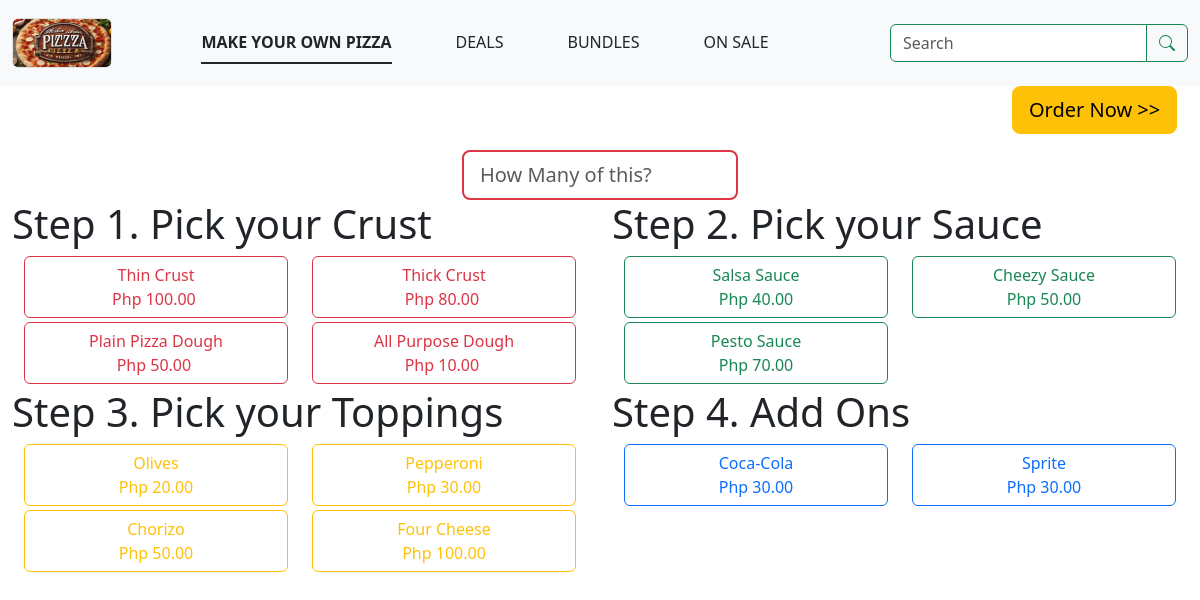
Page /users/index.php on the earlier database version.
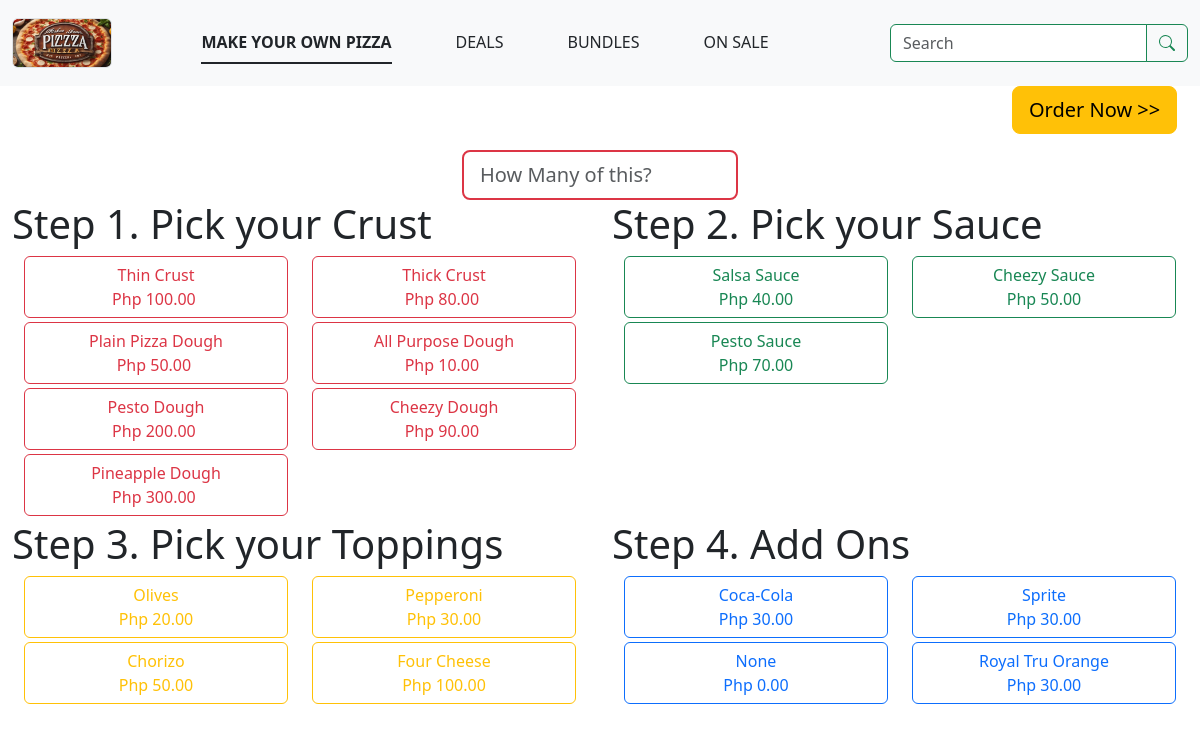
Same page on the later database version.
### tables this page shows
CREATE TABLE `ingredients` (
  `ingredient_id` int(11) NOT NULL,
  `ingredient_name` varchar(100) NOT NULL,
  `step_id` int(11) NOT NULL,
  `price_amt` decimal(6,2) NOT NULL,
  `ingredient_description` text NOT NULL,
  `ingredient_img` varchar(100) NOT NULL
);

### users/index.php (the view, shortened to what this page needs)
<?php include_once("../db.php");
?>
<html>
<head>
    <link rel="stylesheet" href="../css/bootstrap.css">
    <link rel="stylesheet" href="../my.css">
</head>
<body id="home-page">
<div class="container-fluid">
     <div class="row">
            <?php require("nav.php");?>
     </div>
            <?php
if(!isset($_GET['process_order'])){
?>
<form action="index.php" method="get">
     <div class="row">
         <div class="col-10"></div>
         <div class="col-2">
             <input type="submit" name="process_order" class="btn btn-lg btn-warning mb-3" value="Order Now >>">
         </div>
     </div>
      <div class="row justify-content-center">
          <div class="col-3">
              <input type="text" class="form-control-lg border border-2 border-danger form-control" name="order_qty" placeholder="How Many of this?" required>
          </div>
      </div>
      <div class="row">
          <div class="col-lg-6 col-sm-12">
              <h4 class="display-6">Step 1. Pick your Crust</h4>
                  <div class="container-fluid">
                      <div class="row">
                          <?php
                          $sql_get_ingredient = "SELECT * FROM `ingredients` where `step_id` = '1'";
                          $get_result = mysqli_query($conn,$sql_get_ingredient);
                          if(mysqli_num_rows($get_result) > 0 ){
                              while($step1 = mysqli_fetch_assoc($get_result)){
                                 ?>
                                 <div class="col-6">
                                        <label class="btn col-12 btn-outline-danger mb-1" for="<?php echo $step1['ingredient_id'];?>">
                                           <?php echo $step1['ingredient_name'] . "<br>";?>
                                           <?php echo "Php " . number_format($step1['price_amt'],2);?>
                                        </label>
                                  </div>
                                  <?php
                              }
                          }
                          ?>
                      </div>
                  </div>
          </div>
          <div class="col-lg-6 col-sm-12">
              <h4 class="display-6">Step 2. Pick your Sauce</h4>
                <div class="container-fluid">
                          <div class="row">
                               <?php
                          $sql_get_ingredient = "SELECT * FROM `ingredients` where `step_id` = '2'";
                          $get_result = mysqli_query($conn,$sql_get_ingredient);
                          if(mysqli_num_rows($get_result) > 0 ){
                              while($step2 = mysqli_fetch_assoc($get_result)){
                                 ?>
                                  <div class="col-6">
                                        <label class="btn col-12  btn-outline-success mb-1" for="<?php echo $step2['ingredient_id'];?>">
                                           <?php echo $step2['ingredient_name'] . "<br>";?>
                                           <?php echo "Php " . number_format($step2['price_amt'],2);?>
                                        </label>
                                  </div>
                                  <?php
                              }
                          }
                          ?>
                          </div>
                      </div>
          </div>
          <div class="col-lg-6 col-sm-12">
              <h4 class="display-6">Step 3. Pick your Toppings</h4>
               <div class="container-fluid">
                          <div class="row">
                               <?php
                          $sql_get_ingredient = "SELECT * FROM `ingredients` where `step_id` = '3'";
                          $get_result = mysqli_query($conn,$sql_get_ingredient);
                          if(mysqli_num_rows($get_result) > 0 ){
                              while($step3 = mysqli_fetch_assoc($get_result)){
                                 ?>
                                  <div class="col-6">
                                        <label class="btn col-12  btn-outline-warning mb-1" for="<?php echo $step3['ingredient_id'];?>">
                                           <?php echo $step3['ingredient_name'] . "<br>";?>
                                           <?php echo "Php " . number_format($step3['price_amt'],2);?>
                                        </label>
                                  </div>
                                  <?php
                              }
                          }
                          ?>
                          </div>
                      </div>
          </div>
          <div class="col-lg-6 col-sm-12">
              <h4 class="display-6">Step 4. Add Ons</h4>
               <div class="container-fluid">
                          <div class="row">
                               <?php
                          $sql_get_ingredient = "SELECT * FROM `ingredients` where `step_id` = '4'";
                          $get_result = mysqli_query($conn,$sql_get_ingredient);
                          if(mysqli_num_rows($get_result) > 0 ){
                              while($step4 = mysqli_fetch_assoc($get_result)){
                                 ?>
                                  <div class="col-6">
                                        <label class="btn col-12  btn-outline-primary mb-1" for="<?php echo $step4['ingredient_id'];?>">
                                           <?php echo $step4['ingredient_name'] . "<br>";?>
                                           <?php echo "Php " . number_format($step4['price_amt'],2);?>
                                        </label>
                                  </div><?php
                              }
                          }
                          ?>
                          </div>
                      </div>
          </div>
      </div>
</form>
<?php } ?>
</div>
</body>
   </html>

### users/nav.php (shortened to what this page needs)
 <nav class="navbar bg-body-tertiary sticky-top">
  <div class="container-fluid">
    <a class="navbar-brand" href="#"> <img class="border rounded border-1" width="100" height="50" src="../img/pizza_logo.jpeg" alt=""> </a>
    <div class="align-items-center">
    <ul class="nav nav-underline me-5 align-items-center">
        <li class="nav-item me-5">
          <a class="nav-link active  text-dark" aria-current="page" href="#">MAKE YOUR OWN PIZZA</a>
        </li>
        <li class="nav-item me-5">
          <a class="nav-link  text-dark" href="#">DEALS</a>
        </li>
        <li class="nav-item me-5">
          <a class="nav-link  text-dark">BUNDLES</a>
        </li>
        <li class="nav-item">
          <a class="nav-link  text-dark" >ON SALE</a>
        </li>
      </ul>
    </div>
        <form class="d-flex mt-3" role="search">
         <div class="input-group">
          <input class="form-control border-1 border-success" type="search" placeholder="Search" aria-label="Search">
          <button class="btn btn-outline-success" type="submit"><?php echo ICONSEARCH;?></button>
          </div>
        </form>
  </div>
</nav>

Differences in the rows shown:
added ingredients: ingredient_name "Pesto Dough", price_amt "200.00", shown under "Step 1. Pick your Crust"
added ingredients: ingredient_name "Cheezy Dough", price_amt "90.00", shown under "Step 1. Pick your Crust"
added ingredients: ingredient_name "Pineapple Dough", price_amt "300.00", shown under "Step 1. Pick your Crust"
added ingredients: ingredient_name "None", price_amt "0.00", shown under "Step 4. Add Ons"
added ingredients: ingredient_name "Royal Tru Orange", price_amt "30.00", shown under "Step 4. Add Ons"
